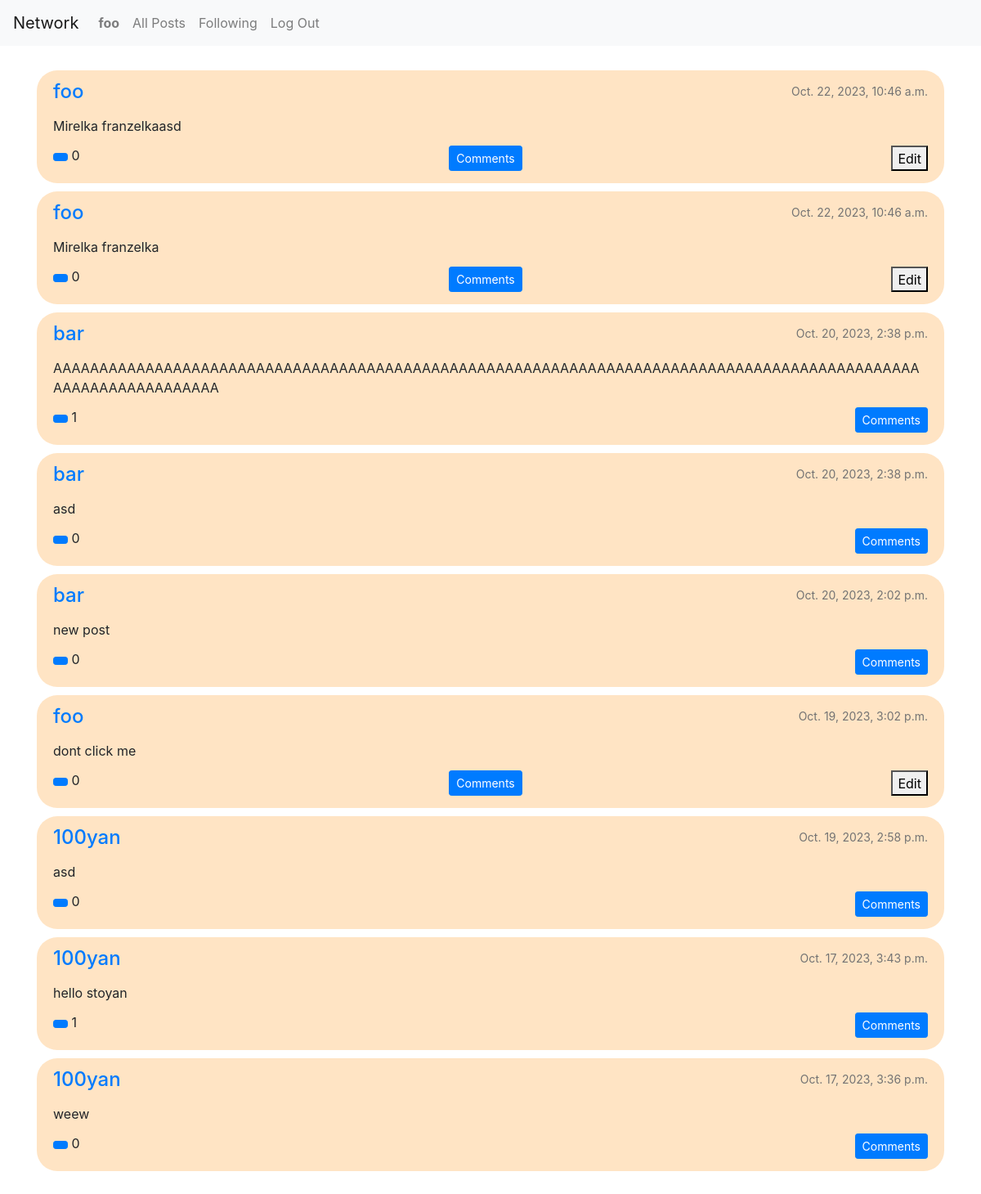
Page /following (signed in) on the committed database.
### network/models.py (models this page shows, shortened)
class User(AbstractUser):
    following = models.ManyToManyField('self', related_name='followers', blank=True)
    birthday = models.DateField(blank=True, null=True)
    nationality = CountryField(null=True)
    profile_pic = models.ImageField(upload_to="profile_pics", null=True)
    description = models.TextField(max_length=600, null=True)

class Post(models.Model):
    author = models.ForeignKey(User, on_delete=models.CASCADE)
    post = models.CharField(max_length=400)
    timestamp = models.DateTimeField(auto_now_add=True, blank=True)
    likes = models.ManyToManyField(User, related_name="liked_posts", default=0)
    def likes_count(self) -> int:
        return self.likes.all().count()

### network/views.py (the view)
# urls.py: path('following', views.following_page, name='following')
def following_page(request):
    following = User.objects.get(pk=request.user.id).following
    posts = Post.objects.filter(author__in=following.all()).order_by('-timestamp')
    comments = Comment.objects.filter(post__in=posts)
    context = {
        'posts': posts,
        'all_comments': comments,
        'add_comment': CommentForm,
    }
    return render(request, 'network/following_page.html', context)

### network/templates/network/following_page.html (shortened to what this page needs)
{% extends 'network/layout.html' %}
{% block body %}
<div class="container">
    {% include "network/content.html" %}
</div>
{% endblock %}

### network/templates/network/layout.html (shortened to what this page needs)
{% load static %}
<!DOCTYPE html>
<html lang="en">
    <head>
        <link rel="stylesheet" href="https://stackpath.bootstrapcdn.com/bootstrap/4.4.1/css/bootstrap.min.css">
        <link href="{% static 'network/styles.css' %}" rel="stylesheet">
    </head>
    <body>
        <nav class="navbar navbar-expand-lg navbar-light bg-light">
            <a class="navbar-brand" href="{% url 'index' %}">Network</a>
            <div>
              <ul class="navbar-nav mr-auto">
                {% if user.is_authenticated %}
                    <li class="nav-item">
                        <a class="nav-link" href="{% url 'user' id=user.id %}"><strong>{{ user.username }}</strong></a>
                    </li>
                {% endif %}
                <li class="nav-item">
                  <a class="nav-link" href="{% url 'index' %}">All Posts</a>
                </li>
                {% if user.is_authenticated %}
                    <li class="nav-item">
                        <a class="nav-link" href="{% url 'following' %}">Following</a>
                    </li>
                    <li class="nav-item">
                        <a class="nav-link" href="{% url 'logout' %}">Log Out</a>
                    </li>
                {% endif %}
              </ul>
            </div>
          </nav>
        <div class="body">
            {% block body %}
            {% endblock %}
        </div>
    </body>
</html>

### network/templates/network/content.html (shortened to what this page needs)
{% if posts %}
    {% for post in posts %}
    <div class="single-post">
        <div class="post-contents">
            <div class="post-heading">
                <a id='author' href="{% url 'user' id=post.author.id %}">{{ post.author }}</a>
                <p>{{ post.timestamp }}</p>
            </div>
            <div id="post-text">{{post.post}}</div>
            <div class="interactions">
                <div id="likes">
                    {% if user.is_authenticated %}
                    <button id='like' data-post-id="{{ post.id }}" class="btn btn-sm btn-primary"></button>
                    {% endif %}
                    <span id="num-likes">{{ post.likes_count }}</span>
                </div>
                <div id="comments">
                    <button id="comment" class="btn btn-sm btn-primary">Comments</button>
                </div>
                {% if user == post.author %}
                    <button id="edit">Edit</button>
                {% endif %}
            </div>
        </div>
    </div>
    {% endfor %}
{% endif %}

### network/static/network/styles.css (style rules this page uses)
ul { list-style-type: none; padding: 0; margin: 0; }
.container { margin: 30px auto; }
.single-post { background-color: bisque; border-radius: 25px; padding: 8px 20px 15px; margin-bottom: 10px; }
.post-contents .post-heading { display: flex; justify-content: space-between; margin-bottom: 12px; }
#post-text { margin-bottom: 12px; text-wrap: wrap; word-wrap: break-word; }
#author { font-size: 24px; font-weight: 500; }
.post-heading p { font-size: 14px; color: rgb(115, 115, 115); line-height:36px; padding: 0; margin: 0; vertical-align: middle; }
.interactions { display: flex; justify-content: space-between; }

### rows in the picture
User: username "foo"
Post: author "foo", timestamp "Oct. 22, 2023, 10:46 a.m.", post "Mirelka franzelkaasd", likes_count "0", shows "Edit"
Post: author "foo", timestamp "Oct. 22, 2023, 10:46 a.m.", post "Mirelka franzelka", likes_count "0", shows "Edit"
Post: author "bar", timestamp "Oct. 20, 2023, 2:38 p.m.", post "AAAAAAAAAAAAAAAAAAAAAAAAAAAAAAAAAAAAAAAAAAAAAAAAAAAAAAAAAAAAAAAAAAAAAAAAAAAAAAAAAAAAAAAAAAAAAAAAAAAAAAAAAAAAAAAA", likes_count "1"
Post: author "bar", timestamp "Oct. 20, 2023, 2:38 p.m.", post "asd", likes_count "0"
Post: author "bar", timestamp "Oct. 20, 2023, 2:02 p.m.", post "new post", likes_count "0"
Post: author "foo", timestamp "Oct. 19, 2023, 3:02 p.m.", post "dont click me", likes_count "0", shows "Edit"
Post: author "100yan", timestamp "Oct. 19, 2023, 2:58 p.m.", post "asd", likes_count "0"
Post: author "100yan", timestamp "Oct. 17, 2023, 3:43 p.m.", post "hello stoyan", likes_count "1"
Post: author "100yan", timestamp "Oct. 17, 2023, 3:36 p.m.", post "weew", likes_count "0"
